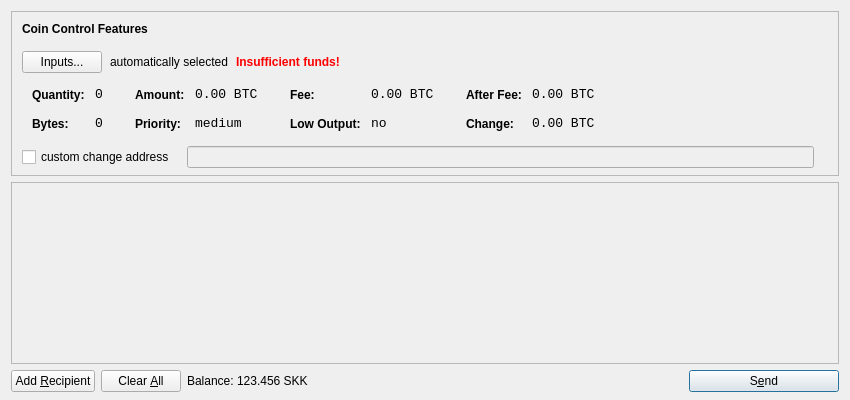
<?xml version="1.0" encoding="UTF-8"?>
<ui version="4.0">
 <class>SendCoinsDialog</class>
 <widget class="QDialog" name="SendCoinsDialog">
  <property name="geometry">
   <rect>
    <x>0</x>
    <y>0</y>
    <width>850</width>
    <height>400</height>
   </rect>
  </property>
  <property name="windowTitle">
   <string>Send Coins</string>
  </property>
  <layout class="QVBoxLayout" name="verticalLayout" stretch="0,1,0">
   <property name="bottomMargin">
    <number>8</number>
   </property>
   <item>
    <widget class="QFrame" name="frameCoinControl">
     <property name="sizePolicy">
      <sizepolicy hsizetype="Expanding" vsizetype="Expanding">
       <horstretch>0</horstretch>
       <verstretch>0</verstretch>
      </sizepolicy>
     </property>
     <property name="maximumSize">
      <size>
       <width>16777215</width>
       <height>16777215</height>
      </size>
     </property>
     <property name="frameShape">
      <enum>QFrame::StyledPanel</enum>
     </property>
     <property name="frameShadow">
      <enum>QFrame::Sunken</enum>
     </property>
     <layout class="QVBoxLayout" name="verticalLayoutCoinControl2">
      <property name="spacing">
       <number>-1</number>
      </property>
      <property name="leftMargin">
       <number>0</number>
      </property>
      <property name="topMargin">
       <number>0</number>
      </property>
      <property name="rightMargin">
       <number>0</number>
      </property>
      <property name="bottomMargin">
       <number>6</number>
      </property>
      <item>
       <layout class="QVBoxLayout" name="verticalLayoutCoinControl" stretch="0,0,0,0,1">
        <property name="spacing">
         <number>0</number>
        </property>
        <property name="leftMargin">
         <number>10</number>
        </property>
        <property name="topMargin">
         <number>10</number>
        </property>
        <item>
         <layout class="QHBoxLayout" name="horizontalLayoutCoinControl1">
          <property name="bottomMargin">
           <number>15</number>
          </property>
          <item>
           <widget class="QLabel" name="labelCoinControlFeatures">
            <property name="sizePolicy">
             <sizepolicy hsizetype="Preferred" vsizetype="Maximum">
              <horstretch>0</horstretch>
              <verstretch>0</verstretch>
             </sizepolicy>
            </property>
            <property name="font">
             <font>
              <weight>75</weight>
              <bold>true</bold>
             </font>
            </property>
            <property name="styleSheet">
             <string notr="true">font-weight:bold;</string>
            </property>
            <property name="text">
             <string>Coin Control Features</string>
            </property>
           </widget>
          </item>
         </layout>
        </item>
        <item>
         <layout class="QHBoxLayout" name="horizontalLayoutCoinControl2" stretch="0,0,0,0">
          <property name="spacing">
           <number>8</number>
          </property>
          <property name="bottomMargin">
           <number>10</number>
          </property>
          <item>
           <widget class="QPushButton" name="pushButtonCoinControl">
            <property name="styleSheet">
             <string notr="true"/>
            </property>
            <property name="text">
             <string>Inputs...</string>
            </property>
           </widget>
          </item>
          <item>
           <widget class="QLabel" name="labelCoinControlAutomaticallySelected">
            <property name="text">
             <string>automatically selected</string>
            </property>
            <property name="margin">
             <number>5</number>
            </property>
           </widget>
          </item>
          <item>
           <widget class="QLabel" name="labelCoinControlInsuffFunds">
            <property name="font">
             <font>
              <weight>75</weight>
              <bold>true</bold>
             </font>
            </property>
            <property name="styleSheet">
             <string notr="true">color:red;font-weight:bold;</string>
            </property>
            <property name="text">
             <string>Insufficient funds!</string>
            </property>
            <property name="margin">
             <number>5</number>
            </property>
           </widget>
          </item>
          <item>
           <spacer name="horizontalSpacerCoinControl">
            <property name="orientation">
             <enum>Qt::Horizontal</enum>
            </property>
            <property name="sizeHint" stdset="0">
             <size>
              <width>40</width>
              <height>1</height>
             </size>
            </property>
           </spacer>
          </item>
         </layout>
        </item>
        <item>
         <widget class="QWidget" name="widgetCoinControl" native="true">
          <property name="sizePolicy">
           <sizepolicy hsizetype="Preferred" vsizetype="Preferred">
            <horstretch>0</horstretch>
            <verstretch>0</verstretch>
           </sizepolicy>
          </property>
          <property name="minimumSize">
           <size>
            <width>0</width>
            <height>0</height>
           </size>
          </property>
          <property name="styleSheet">
           <string notr="true"/>
          </property>
          <layout class="QHBoxLayout" name="horizontalLayoutCoinControl5">
           <property name="margin">
            <number>0</number>
           </property>
           <item>
            <layout class="QHBoxLayout" name="horizontalLayoutCoinControl3" stretch="0,0,0,1">
             <property name="spacing">
              <number>20</number>
             </property>
             <property name="topMargin">
              <number>0</number>
             </property>
             <property name="bottomMargin">
              <number>10</number>
             </property>
             <item>
              <layout class="QFormLayout" name="formLayoutCoinControl1">
               <property name="horizontalSpacing">
                <number>10</number>
               </property>
               <property name="verticalSpacing">
                <number>14</number>
               </property>
               <property name="leftMargin">
                <number>10</number>
               </property>
               <property name="topMargin">
                <number>4</number>
               </property>
               <property name="rightMargin">
                <number>6</number>
               </property>
               <item row="0" column="0">
                <widget class="QLabel" name="labelCoinControlQuantityText">
                 <property name="styleSheet">
                  <string notr="true">font-weight:bold;</string>
                 </property>
                 <property name="text">
                  <string>Quantity:</string>
                 </property>
                 <property name="margin">
                  <number>0</number>
                 </property>
                </widget>
               </item>
               <item row="0" column="1">
                <widget class="QLabel" name="labelCoinControlQuantity">
                 <property name="font">
                  <font>
                   <family>Monospace</family>
                   <pointsize>10</pointsize>
                  </font>
                 </property>
                 <property name="cursor">
                  <cursorShape>IBeamCursor</cursorShape>
                 </property>
                 <property name="contextMenuPolicy">
                  <enum>Qt::ActionsContextMenu</enum>
                 </property>
                 <property name="text">
                  <string notr="true">0</string>
                 </property>
                 <property name="margin">
                  <number>0</number>
                 </property>
                 <property name="textInteractionFlags">
                  <set>Qt::LinksAccessibleByMouse|Qt::TextSelectableByKeyboard|Qt::TextSelectableByMouse</set>
                 </property>
                </widget>
               </item>
               <item row="1" column="0">
                <widget class="QLabel" name="labelCoinControlBytesText">
                 <property name="styleSheet">
                  <string notr="true">font-weight:bold;</string>
                 </property>
                 <property name="text">
                  <string>Bytes:</string>
                 </property>
                </widget>
               </item>
               <item row="1" column="1">
                <widget class="QLabel" name="labelCoinControlBytes">
                 <property name="font">
                  <font>
                   <family>Monospace</family>
                   <pointsize>10</pointsize>
                  </font>
                 </property>
                 <property name="cursor">
                  <cursorShape>IBeamCursor</cursorShape>
                 </property>
                 <property name="contextMenuPolicy">
                  <enum>Qt::ActionsContextMenu</enum>
                 </property>
                 <property name="text">
                  <string notr="true">0</string>
                 </property>
                 <property name="textInteractionFlags">
                  <set>Qt::LinksAccessibleByMouse|Qt::TextSelectableByKeyboard|Qt::TextSelectableByMouse</set>
                 </property>
                </widget>
               </item>
              </layout>
             </item>
             <item>
              <layout class="QFormLayout" name="formLayoutCoinControl2">
               <property name="horizontalSpacing">
                <number>10</number>
               </property>
               <property name="verticalSpacing">
                <number>14</number>
               </property>
               <property name="leftMargin">
                <number>6</number>
               </property>
               <property name="topMargin">
                <number>4</number>
               </property>
               <property name="rightMargin">
                <number>6</number>
               </property>
               <item row="0" column="0">
                <widget class="QLabel" name="labelCoinControlAmountText">
                 <property name="styleSheet">
                  <string notr="true">font-weight:bold;</string>
                 </property>
                 <property name="text">
                  <string>Amount:</string>
                 </property>
                 <property name="margin">
                  <number>0</number>
                 </property>
                </widget>
               </item>
               <item row="0" column="1">
                <widget class="QLabel" name="labelCoinControlAmount">
                 <property name="font">
                  <font>
                   <family>Monospace</family>
                   <pointsize>10</pointsize>
                  </font>
                 </property>
                 <property name="cursor">
                  <cursorShape>IBeamCursor</cursorShape>
                 </property>
                 <property name="contextMenuPolicy">
                  <enum>Qt::ActionsContextMenu</enum>
                 </property>
                 <property name="text">
                  <string notr="true">0.00 BTC</string>
                 </property>
                 <property name="textInteractionFlags">
                  <set>Qt::LinksAccessibleByMouse|Qt::TextSelectableByKeyboard|Qt::TextSelectableByMouse</set>
                 </property>
                </widget>
               </item>
               <item row="1" column="0">
                <widget class="QLabel" name="labelCoinControlPriorityText">
                 <property name="styleSheet">
                  <string notr="true">font-weight:bold;</string>
                 </property>
                 <property name="text">
                  <string>Priority:</string>
                 </property>
                </widget>
               </item>
               <item row="1" column="1">
                <widget class="QLabel" name="labelCoinControlPriority">
                 <property name="font">
                  <font>
                   <family>Monospace</family>
                   <pointsize>10</pointsize>
                  </font>
                 </property>
                 <property name="cursor">
                  <cursorShape>IBeamCursor</cursorShape>
                 </property>
                 <property name="contextMenuPolicy">
                  <enum>Qt::ActionsContextMenu</enum>
                 </property>
                 <property name="text">
                  <string>medium</string>
                 </property>
                 <property name="textInteractionFlags">
                  <set>Qt::LinksAccessibleByMouse|Qt::TextSelectableByKeyboard|Qt::TextSelectableByMouse</set>
                 </property>
                </widget>
               </item>
              </layout>
             </item>
             <item>
              <layout class="QFormLayout" name="formLayoutCoinControl3">
               <property name="horizontalSpacing">
                <number>10</number>
               </property>
               <property name="verticalSpacing">
                <number>14</number>
               </property>
               <property name="leftMargin">
                <number>6</number>
               </property>
               <property name="topMargin">
                <number>4</number>
               </property>
               <property name="rightMargin">
                <number>6</number>
               </property>
               <item row="0" column="0">
                <widget class="QLabel" name="labelCoinControlFeeText">
                 <property name="styleSheet">
                  <string notr="true">font-weight:bold;</string>
                 </property>
                 <property name="text">
                  <string>Fee:</string>
                 </property>
                 <property name="margin">
                  <number>0</number>
                 </property>
                </widget>
               </item>
               <item row="0" column="1">
                <widget class="QLabel" name="labelCoinControlFee">
                 <property name="font">
                  <font>
                   <family>Monospace</family>
                   <pointsize>10</pointsize>
                  </font>
                 </property>
                 <property name="cursor">
                  <cursorShape>IBeamCursor</cursorShape>
                 </property>
                 <property name="contextMenuPolicy">
                  <enum>Qt::ActionsContextMenu</enum>
                 </property>
                 <property name="text">
                  <string notr="true">0.00 BTC</string>
                 </property>
                 <property name="textInteractionFlags">
                  <set>Qt::LinksAccessibleByMouse|Qt::TextSelectableByKeyboard|Qt::TextSelectableByMouse</set>
                 </property>
                </widget>
               </item>
               <item row="1" column="0">
                <widget class="QLabel" name="labelCoinControlLowOutputText">
                 <property name="styleSheet">
                  <string notr="true">font-weight:bold;</string>
                 </property>
                 <property name="text">
                  <string>Low Output:</string>
                 </property>
                </widget>
               </item>
               <item row="1" column="1">
                <widget class="QLabel" name="labelCoinControlLowOutput">
                 <property name="font">
                  <font>
                   <family>Monospace</family>
                   <pointsize>10</pointsize>
                  </font>
                 </property>
                 <property name="cursor">
                  <cursorShape>IBeamCursor</cursorShape>
                 </property>
                 <property name="contextMenuPolicy">
                  <enum>Qt::ActionsContextMenu</enum>
                 </property>
                 <property name="text">
                  <string>no</string>
                 </property>
                 <property name="textInteractionFlags">
                  <set>Qt::LinksAccessibleByMouse|Qt::TextSelectableByKeyboard|Qt::TextSelectableByMouse</set>
                 </property>
                </widget>
               </item>
              </layout>
             </item>
             <item>
              <layout class="QFormLayout" name="formLayoutCoinControl4">
               <property name="horizontalSpacing">
                <number>10</number>
               </property>
               <property name="verticalSpacing">
                <number>14</number>
               </property>
               <property name="leftMargin">
                <number>6</number>
               </property>
               <property name="topMargin">
                <number>4</number>
               </property>
               <property name="rightMargin">
                <number>6</number>
               </property>
               <item row="0" column="0">
                <widget class="QLabel" name="labelCoinControlAfterFeeText">
                 <property name="styleSheet">
                  <string notr="true">font-weight:bold;</string>
                 </property>
                 <property name="text">
                  <string>After Fee:</string>
                 </property>
                 <property name="margin">
                  <number>0</number>
                 </property>
                </widget>
               </item>
               <item row="0" column="1">
                <widget class="QLabel" name="labelCoinControlAfterFee">
                 <property name="font">
                  <font>
                   <family>Monospace</family>
                   <pointsize>10</pointsize>
                  </font>
                 </property>
                 <property name="cursor">
                  <cursorShape>IBeamCursor</cursorShape>
                 </property>
                 <property name="contextMenuPolicy">
                  <enum>Qt::ActionsContextMenu</enum>
                 </property>
                 <property name="text">
                  <string notr="true">0.00 BTC</string>
                 </property>
                 <property name="textInteractionFlags">
                  <set>Qt::LinksAccessibleByMouse|Qt::TextSelectableByKeyboard|Qt::TextSelectableByMouse</set>
                 </property>
                </widget>
               </item>
               <item row="1" column="0">
                <widget class="QLabel" name="labelCoinControlChangeText">
                 <property name="styleSheet">
                  <string notr="true">font-weight:bold;</string>
                 </property>
                 <property name="text">
                  <string>Change:</string>
                 </property>
                </widget>
               </item>
               <item row="1" column="1">
                <widget class="QLabel" name="labelCoinControlChange">
                 <property name="font">
                  <font>
                   <family>Monospace</family>
                   <pointsize>10</pointsize>
                  </font>
                 </property>
                 <property name="cursor">
                  <cursorShape>IBeamCursor</cursorShape>
                 </property>
                 <property name="contextMenuPolicy">
                  <enum>Qt::ActionsContextMenu</enum>
                 </property>
                 <property name="text">
                  <string notr="true">0.00 BTC</string>
                 </property>
                 <property name="textInteractionFlags">
                  <set>Qt::LinksAccessibleByMouse|Qt::TextSelectableByKeyboard|Qt::TextSelectableByMouse</set>
                 </property>
                </widget>
               </item>
              </layout>
             </item>
            </layout>
           </item>
          </layout>
         </widget>
        </item>
        <item>
         <layout class="QHBoxLayout" name="horizontalLayoutCoinControl4" stretch="0,0,0">
          <property name="spacing">
           <number>12</number>
          </property>
          <property name="sizeConstraint">
           <enum>QLayout::SetDefaultConstraint</enum>
          </property>
          <property name="topMargin">
           <number>5</number>
          </property>
          <property name="rightMargin">
           <number>5</number>
          </property>
          <item>
           <widget class="QCheckBox" name="checkBoxCoinControlChange">
            <property name="text">
             <string>custom change address</string>
            </property>
           </widget>
          </item>
          <item>
           <widget class="QLineEdit" name="lineEditCoinControlChange">
            <property name="enabled">
             <bool>false</bool>
            </property>
            <property name="sizePolicy">
             <sizepolicy hsizetype="Expanding" vsizetype="Fixed">
              <horstretch>0</horstretch>
              <verstretch>0</verstretch>
             </sizepolicy>
            </property>
           </widget>
          </item>
          <item>
           <widget class="QLabel" name="labelCoinControlChangeLabel">
            <property name="sizePolicy">
             <sizepolicy hsizetype="Preferred" vsizetype="Expanding">
              <horstretch>0</horstretch>
              <verstretch>0</verstretch>
             </sizepolicy>
            </property>
            <property name="minimumSize">
             <size>
              <width>0</width>
              <height>0</height>
             </size>
            </property>
            <property name="text">
             <string/>
            </property>
            <property name="margin">
             <number>3</number>
            </property>
           </widget>
          </item>
         </layout>
        </item>
        <item>
         <spacer name="verticalSpacerCoinControl">
          <property name="orientation">
           <enum>Qt::Vertical</enum>
          </property>
          <property name="sizeHint" stdset="0">
           <size>
            <width>800</width>
            <height>1</height>
           </size>
          </property>
         </spacer>
        </item>
       </layout>
      </item>
     </layout>
    </widget>
   </item>
   <item>
    <widget class="QScrollArea" name="scrollArea">
     <property name="widgetResizable">
      <bool>true</bool>
     </property>
     <widget class="QWidget" name="scrollAreaWidgetContents">
      <property name="geometry">
       <rect>
        <x>0</x>
        <y>0</y>
        <width>830</width>
        <height>165</height>
       </rect>
      </property>
      <layout class="QVBoxLayout" name="verticalLayout_2">
       <property name="margin">
        <number>0</number>
       </property>
       <item>
        <layout class="QVBoxLayout" name="entries">
         <property name="spacing">
          <number>6</number>
         </property>
        </layout>
       </item>
       <item>
        <spacer name="verticalSpacer">
         <property name="orientation">
          <enum>Qt::Vertical</enum>
         </property>
         <property name="sizeHint" stdset="0">
          <size>
           <width>20</width>
           <height>40</height>
          </size>
         </property>
        </spacer>
       </item>
      </layout>
     </widget>
    </widget>
   </item>
   <item>
    <layout class="QHBoxLayout" name="horizontalLayout">
     <item>
      <widget class="QPushButton" name="addButton">
       <property name="toolTip">
        <string>Send to multiple recipients at once</string>
       </property>
       <property name="text">
        <string>Add &amp;Recipient</string>
       </property>
       <property name="icon">
        <iconset resource="../bitcoin.qrc">
         <normaloff>:/icons/add</normaloff>:/icons/add</iconset>
       </property>
       <property name="autoDefault">
        <bool>false</bool>
       </property>
      </widget>
     </item>
     <item>
      <widget class="QPushButton" name="clearButton">
       <property name="sizePolicy">
        <sizepolicy hsizetype="Minimum" vsizetype="Fixed">
         <horstretch>0</horstretch>
         <verstretch>0</verstretch>
        </sizepolicy>
       </property>
       <property name="toolTip">
        <string>Remove all transaction fields</string>
       </property>
       <property name="text">
        <string>Clear &amp;All</string>
       </property>
       <property name="icon">
        <iconset resource="../bitcoin.qrc">
         <normaloff>:/icons/remove</normaloff>:/icons/remove</iconset>
       </property>
       <property name="autoRepeatDelay">
        <number>300</number>
       </property>
       <property name="autoDefault">
        <bool>false</bool>
       </property>
      </widget>
     </item>
     <item>
      <layout class="QHBoxLayout" name="horizontalLayout_2">
       <property name="spacing">
        <number>3</number>
       </property>
       <item>
        <widget class="QLabel" name="label">
         <property name="text">
          <string>Balance:</string>
         </property>
        </widget>
       </item>
       <item>
        <widget class="QLabel" name="labelBalance">
         <property name="cursor">
          <cursorShape>IBeamCursor</cursorShape>
         </property>
         <property name="text">
          <string>123.456 SKK</string>
         </property>
         <property name="textInteractionFlags">
          <set>Qt::LinksAccessibleByMouse|Qt::TextSelectableByKeyboard|Qt::TextSelectableByMouse</set>
         </property>
        </widget>
       </item>
      </layout>
     </item>
     <item>
      <spacer name="horizontalSpacer">
       <property name="orientation">
        <enum>Qt::Horizontal</enum>
       </property>
       <property name="sizeHint" stdset="0">
        <size>
         <width>40</width>
         <height>20</height>
        </size>
       </property>
      </spacer>
     </item>
     <item>
      <widget class="QPushButton" name="sendButton">
       <property name="minimumSize">
        <size>
         <width>150</width>
         <height>0</height>
        </size>
       </property>
       <property name="toolTip">
        <string>Confirm the send action</string>
       </property>
       <property name="text">
        <string>S&amp;end</string>
       </property>
       <property name="icon">
        <iconset resource="../bitcoin.qrc">
         <normaloff>:/icons/send</normaloff>:/icons/send</iconset>
       </property>
       <property name="default">
        <bool>true</bool>
       </property>
      </widget>
     </item>
    </layout>
   </item>
  </layout>
 </widget>
 <resources>
  <include location="../bitcoin.qrc"/>
 </resources>
 <connections/>
</ui>
